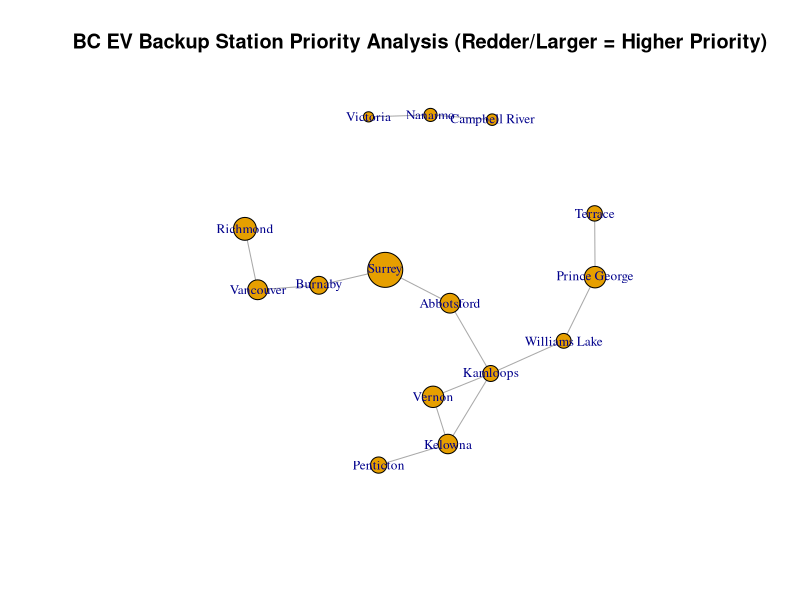

Source code (R):
# Title: EV Underserved Priority Analysis
# Author: Harsamerveer Singh
# Date: 11/14/2025
# Goal: Identify areas for prioritizing backup EV station placement based on 
#       Population, Network Accessibility, and Existing EV Stations.

# --- SETUP AND DATA LOADING ---
install.packages("igraph")
install.packages("dplyr") 
library(igraph)
library(dplyr)

# setwd("H:/COSC-421-Final-Project/Dataset/EV_stations/learning_purpose/learning_purpose")
print(paste("Current Working Directory:", getwd()))

# 1. Load Area Population Data
area_df <- read.csv("bc_area_population.csv", 
                    header = TRUE, stringsAsFactors = FALSE)
area_df$Population <- as.numeric(area_df$Population)

# Store the list of valid AreaIDs (Cities) to filter the EV station data
valid_area_ids <- area_df$AreaID
rownames(area_df) <- area_df$AreaID # Set rownames for robust graph attribute lookup

# --- DEBUG STEP 1: INITIAL DATA AND ENVIRONMENT CHECK ---
# Checks for missing or invalid population data
if(sum(is.na(area_df$Population)) > 0) {
  warning("NA values found in Population after conversion. Check input data.")
}
print(head(area_df[, c("AreaID", "Population")], 5))
# --------------------------------------------------------


# 2. Load and Aggregate EV Station Data
# NOTE: Assumes EV stations file is named 'bc_electric_charging_stations_CLEAN.csv'
# and the city column is named 'city' (lowercase).
ev_stations_df <- read.csv("bc_electric_charging_stations_CLEAN.csv", 
                           header = TRUE, stringsAsFactors = FALSE)

# Crucial Step: Filter EV stations to ONLY include cities (AreaIDs) present in area_df
filtered_stations_df <- ev_stations_df %>% 
  filter(city %in% valid_area_ids)

# 3. Aggregate: Calculate the total number of stations per AreaID (City)
ev_station_counts <- filtered_stations_df %>% 
  group_by(AreaID = city) %>% # Group by 'city', rename column to 'AreaID' for join
  summarise(EV_Stations = n())

# --- DEBUG STEP 2: EV STATION INTEGRATION CHECK ---
if(nrow(filtered_stations_df) == 0) {
  stop("No EV stations found after filtering. Check if 'city' column names match 'AreaID' names (case sensitive).")
}
print(head(ev_station_counts, 5))
# --------------------------------------------------------


# 4. Merge the station counts into the main area_df
area_df <- area_df %>% 
  left_join(ev_station_counts, by = "AreaID")

# Replace NAs (areas in network with no stations) with 0
area_df$EV_Stations[is.na(area_df$EV_Stations)] <- 0
rownames(area_df) <- area_df$AreaID # Re-set rownames after join


# 5. Load Network Edges and Build Graph
network_edges_data <- read.csv("bc_network_edges.csv", 
                               header = TRUE, 
                               stringsAsFactors = FALSE)

network_graph <- graph_from_data_frame(d = network_edges_data,
                                       vertices = area_df$AreaID,
                                       directed = FALSE)

# 6. Assign Attributes to Graph Vertices (Using rownames for robust indexing)
V(network_graph)$Population <- area_df[V(network_graph)$name, "Population"]
V(network_graph)$EV_Stations <- area_df[V(network_graph)$name, "EV_Stations"] 

# --- DEBUG STEP 3: GRAPH ATTRIBUTE CHECK ---
if(any(is.na(V(network_graph)$Population))) {
  stop("NA values found when assigning Population to graph. Check AreaID/rownames correspondence.")
}
# --------------------------------------------------------

# 7. Closeness Centrality Calculation
closeness_scores <- closeness(network_graph, normalized = TRUE)

results_df <- data.frame(
  AreaID = V(network_graph)$name,
  Population = V(network_graph)$Population,
  EV_Stations = V(network_graph)$EV_Stations,
  ClosenessCentrality = closeness_scores
)

# Handle zero closeness centrality: replace 0 with a small fraction of the minimum non-zero value
min_non_zero_closeness <- min(results_df$ClosenessCentrality[results_df$ClosenessCentrality > 0])
results_df$ClosenessCentrality[results_df$ClosenessCentrality == 0] <- min_non_zero_closeness / 10

# 8. Calculate New EV_UnderservedScore
# Proposed Metric: (Population * (1 + Mean Stations)) / (Closeness Centrality * (Existing EV Stations per Area + 1))
mean_stations <- mean(results_df$EV_Stations)
results_df$EV_UnderservedScore <- (results_df$Population * (1 + mean_stations)) / 
  (results_df$ClosenessCentrality * (results_df$EV_Stations + 1))
results_df$PriorityRank <- rank(-results_df$EV_UnderservedScore)


# 9. Prioritization and Output
print("--- BC Cities EV Underserved Score Analysis (Higher Score = Higher Priority) ---")
top_results <- results_df[order(results_df$EV_UnderservedScore, decreasing = TRUE), ]
print(head(top_results, 15)) # Print top 15 results

write.csv(top_results, "BC_Cities_EV_Underserved_Score.csv", row.names = FALSE)


# 10. Visualization 
# Use the 'match' function for reliable indexing of the score, preventing 'invalid indexing' error
V(network_graph)$score <- results_df[match(V(network_graph)$name, results_df$AreaID), "EV_UnderservedScore"]
V(network_graph)$size <- V(network_graph)$score / max(V(network_graph)$score, na.rm=TRUE) * 15 + 5 


# Plot the network
plot(network_graph,
     vertex.label = V(network_graph)$name,
     vertex.label.cex = 0.8,
     main = "BC EV Backup Station Priority Analysis (Redder/Larger = Higher Priority)"
)

